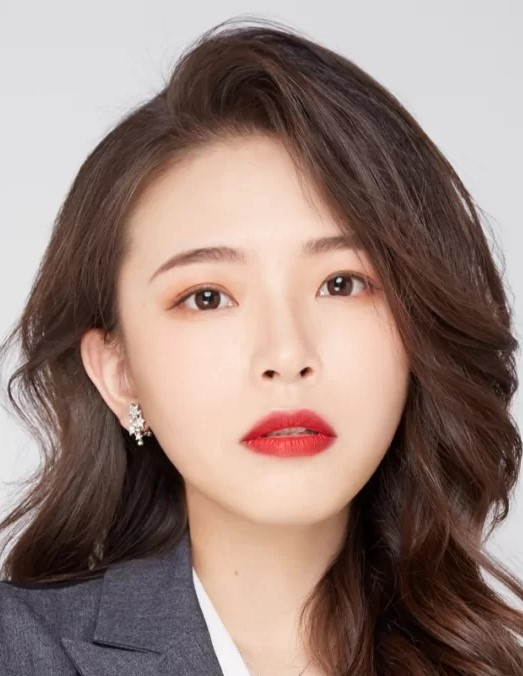
#> input picture 1.jpg, 523 x 676 px
$ python skinsmoothing2.py
#> lines starting #> are read from the running program, lines starting #| are printed output that depends on the picture
#> the answer given: 1.jpg
#> further down, src is the input picture: shape (676, 523, 3); mean B, G, R 122.2, 129.7, 151.4
import tkinter as tk
from tkinter.constants import FALSE, FLAT
import tkinter.filedialog
from PIL import Image, ImageTk, ImageFilter
import numpy as np
import cv2
import cv2 as cv
from scipy.interpolate import CubicSpline


def Showimage(img1,img2,canva1,canva2):
    global imgTK1
    canvawidth = int(canva1.winfo_reqwidth())
    canvaheight = int(canva1.winfo_reqheight())
    sp = img1.shape
    cvheight = sp[0]#height(rows) of image
    cvwidth = sp[1]#width(colums) of image
    if (float(cvwidth/cvheight) > float(canvawidth/canvaheight)):
        imgCV = cv.resize(img1,(canvawidth,int(canvawidth*cvheight/cvwidth)), interpolation=cv.INTER_AREA)
    else:
        imgCV = cv.resize(img1,(int(canvaheight*cvwidth/cvheight),canvaheight), interpolation=cv.INTER_AREA)
    imgCV2 = cv.cvtColor(imgCV, cv.COLOR_BGR2RGBA)#转换颜色从BGR到RGBA
    current_image = Image.fromarray(imgCV2)#将图像转换成Image对象
    imgTK1 = ImageTk.PhotoImage(image=current_image)#将image对象转换为imageTK对象
    canva1.create_image(150,150,image = imgTK1,anchor='center')

    global imgTK2
    canvawidth = int(canva2.winfo_reqwidth())
    canvaheight = int(canva2.winfo_reqheight())
    sp = img2.shape
    cvheight = sp[0]#height(rows) of image
    cvwidth = sp[1]#width(colums) of image
    if (float(cvwidth/cvheight) > float(canvawidth/canvaheight)):
        imgCV = cv.resize(img2,(canvawidth,int(canvawidth*cvheight/cvwidth)), interpolation=cv.INTER_AREA)
    else:
        imgCV = cv.resize(img2,(int(canvaheight*cvwidth/cvheight),canvaheight), interpolation=cv.INTER_AREA)
    imgCV2 = cv.cvtColor(imgCV, cv.COLOR_BGR2RGBA)#转换颜色从BGR到RGBA
    current_image = Image.fromarray(imgCV2)#将图像转换成Image对象
    imgTK2 = ImageTk.PhotoImage(image=current_image)#将image对象转换为imageTK对象
    canva2.create_image(150,150,image = imgTK2,anchor='center')

def skinSmoothing2(img):
    def np2pil(numpy_image):
        return Image.fromarray(np.uint8(numpy_image*255.0)).convert('RGB')

    input_img = np.array(img/255.0,dtype=np.float32) #rgb
    ea_img = input_img * pow(2,-1.0)
    base = ea_img[...,1]
    overlay = ea_img[...,2]
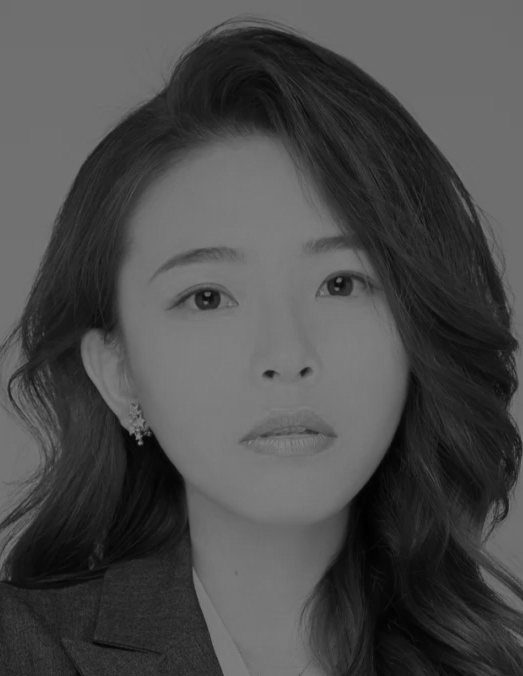
#> overlay: shape (676, 523) float32; min 0.00196, max 0.5, mean 0.297
    ba = 2.0*overlay*base
    ba_img = np.zeros((ba.shape[0],ba.shape[1],3),dtype=np.float32)
    ba_img[...,0] = ba
    ba_img[...,1] = ba
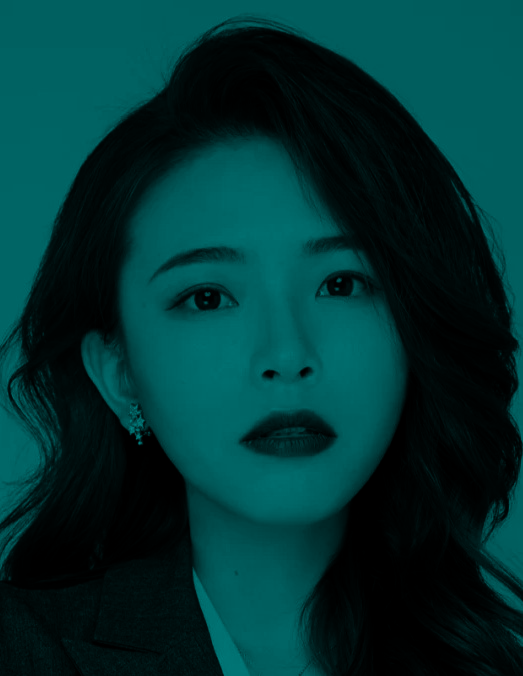
#> ba_img: shape (676, 523, 3) float32; mean of channels 0, 1, 2 0.198, 0.198, 0; drawn as B, G, R
    ba_img[...,2] = ba
    radius = int(np.ceil(7.0*input_img.shape[0]/750.0))
#> radius = 7
    pil_img = np2pil(ba_img)
    pil_blur = pil_img.filter(ImageFilter.GaussianBlur(radius))
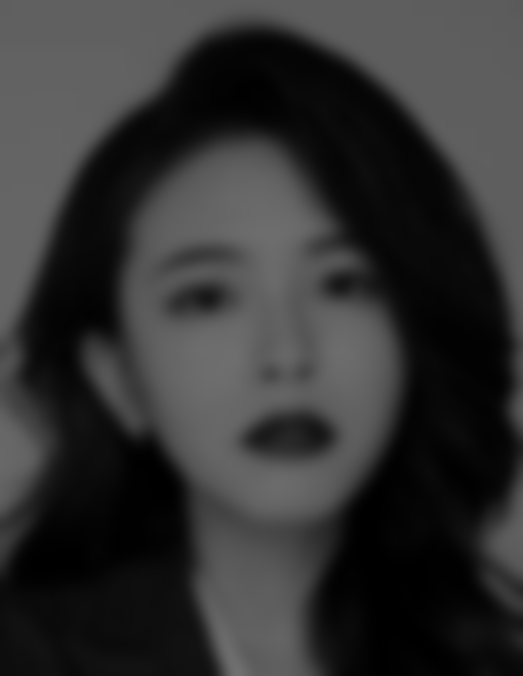
#> pil_blur: PIL image 523x676 RGB; min 0, max 113, mean 50.1
    blur_img = np.asarray(pil_blur,np.float32)/255.0
    hp_img = ba_img - blur_img + 0.5
    hardLightColor = hp_img[...,2]
    [x1,y1] = np.where(hardLightColor<0.5)
    [x2,y2] = np.where(hardLightColor>=0.5)
    for i in range(3):
        hardLightColor[x1,y1] = hardLightColor[x1,y1]*hardLightColor[x1,y1]*2.0
        hardLightColor[x2,y2] = 1.0 - (1.0 - hardLightColor[x2,y2]) * (1.0 - hardLightColor[x2,y2]) * 2.0
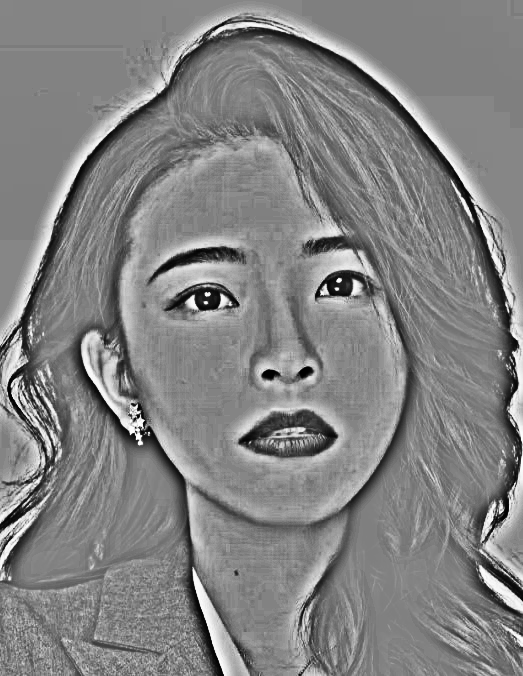
#> hardLightColor: shape (676, 523) float32; min 0.000544, max 1, mean 0.513
    k = 255.0/(164.0-75.0);
    hardLightColor = (hardLightColor - 75.0/255.0) * k
    hpss_img = np.zeros((hardLightColor.shape[0],hardLightColor.shape[1],3))
    hpss_img[...,0] = hardLightColor
    hpss_img[...,1] = hardLightColor
    hpss_img[...,2] = hardLightColor
    hpss_img = np.clip(hpss_img,0,1)
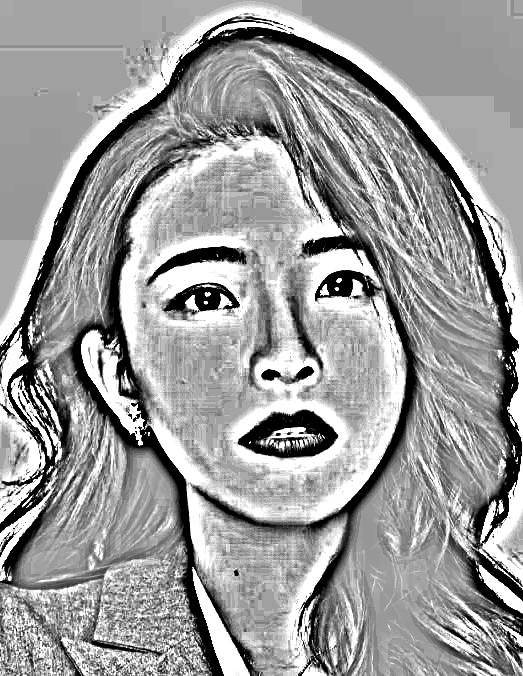
#> hpss_img: shape (676, 523, 3) float64; min 0, max 1, mean 0.609
    x = [0,120.0/255.0,1]
    y = [0,146.0/255.0,1]#146
    cs = CubicSpline(x,y)
    tc_img = cs(input_img)
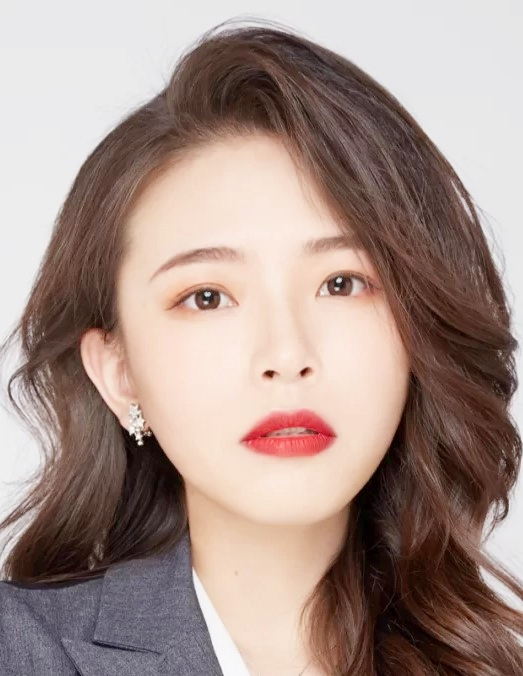
#> tc_img: shape (676, 523, 3) float64; mean B, G, R 0.543, 0.571, 0.653
    blend_img = input_img * hpss_img + tc_img*(1-hpss_img)
    from PIL import ImageEnhance
    enhancer = ImageEnhance.Sharpness(np2pil(blend_img))
#> in np2pil (call 2), `return Image.fromarray(np.uint8(numpy_image*255.0)).convert('RGB')`:
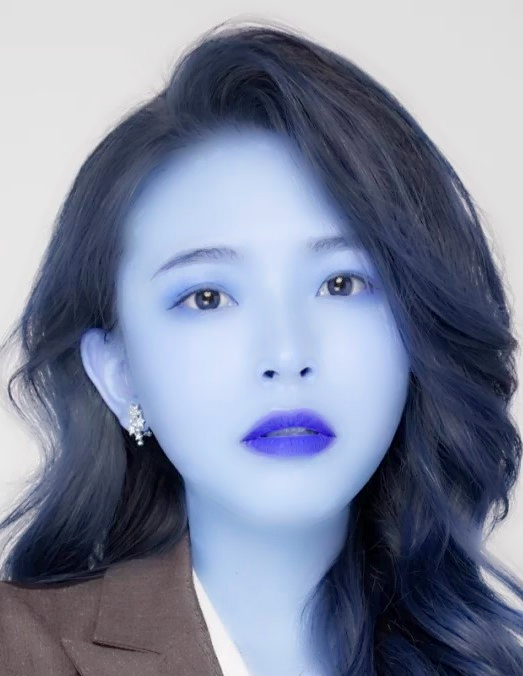
#> returned value: PIL image 523x676 RGB; mean R, G, B 127.8, 135.5, 157.5
    img_sharp = enhancer.enhance(2)
    result = np.array(img_sharp,np.float32)/255.0
    return result

def SaveAs():
    img=dst
    path = tk.filedialog.asksaveasfilename()
    cv2.imwrite(path + ".jpg", img)
    if path:
        tk.messagebox.showinfo(title='保存成功', message="已成功保存到：" + path + ".jpg")
    else:
        tk.messagebox.showwarning(title='保存失败', message="保存失败，请检查保存路径")

root = tk.Tk()
root.geometry('640x410+600+300')
root.title("深度磨皮")
canva1 = tk.Canvas(root, width=300, height=300,bg="white")
canva1.place(x=5,y=45)
canva2 = tk.Canvas(root, width=300, height=300,bg="white")
canva2.place(x=330,y=45)
label1 = tk.Label(root, text='Source', font=('Arial Black', 12), width=15, height=1 )
label1.place(x=155,y=15,anchor='n')
label2 = tk.Label(root, text='Destination', font=('Arial Black', 12), width=15, height=1 )
label2.place(x=480,y=15,anchor='n')
btn_SaveAs = tk.Button(root, text="保存", padx=20, pady=1.5, font=('Arial', 12), command=SaveAs)  # 保存
btn_SaveAs.place(x=320, y=380, anchor="center")
path = tk.filedialog.askopenfilename()
src=cv2.imread(path)
dst = skinSmoothing2(src)
Showimage(src,dst,canva1,canva2)
#> (the call stopped at in Showimage, `canvawidth = int(canva1.winfo_reqwidth())`: tkinter is not available in this run)
root.mainloop()
